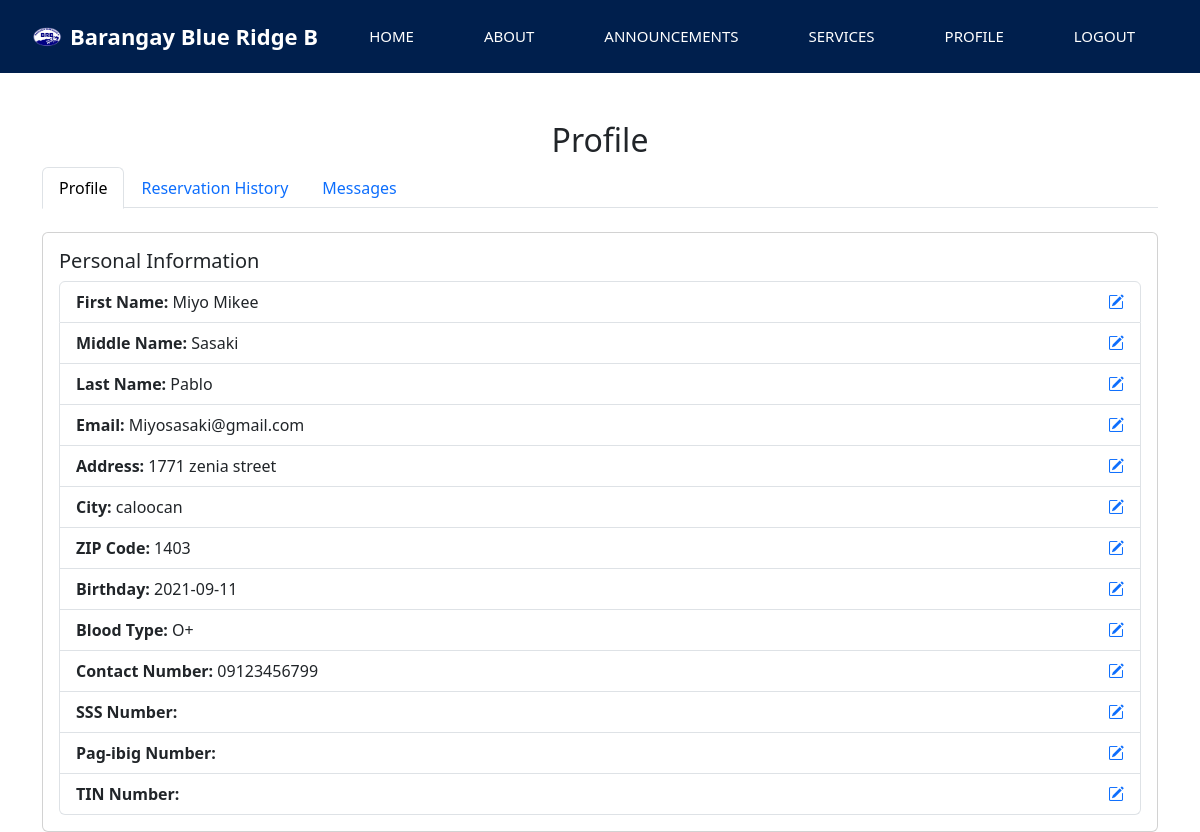
Page /profile.php (signed in) on the committed database.
### tables this page shows
CREATE TABLE `users` (
  `id` int(11) NOT NULL,
  `first_name` varchar(50) NOT NULL,
  `middle_name` varchar(50) DEFAULT NULL,
  `last_name` varchar(50) NOT NULL,
  `email` varchar(100) NOT NULL,
  `contact_number` varchar(15) DEFAULT NULL,
  `password` varchar(255) NOT NULL,
  `address` varchar(255) DEFAULT NULL,
  `city` varchar(50) DEFAULT NULL,
  `zip_code` varchar(10) DEFAULT NULL,
  `birthday` date DEFAULT NULL,
  `blood_type` varchar(3) DEFAULT NULL,
  `sss_number` varchar(20) DEFAULT NULL,
  `pagibig_number` varchar(20) DEFAULT NULL,
  `tin_number` varchar(20) DEFAULT NULL,
  `status` enum('active','inactive') DEFAULT 'active'
);

### profile.php (the view, shortened to what this page needs)
<?php
require 'db.php';
$stmt = $pdo->prepare("SELECT * FROM users WHERE id = ?");
$stmt->execute([$_SESSION['user_id']]);
$user = $stmt->fetch(PDO::FETCH_ASSOC);
?>
<!DOCTYPE html>
<html lang="en">
<head>
    <link rel="stylesheet" href="css/bootstrap.css">
    <link rel="stylesheet" href="css/style.css">
    <link href="https://cdn.jsdelivr.net/npm/bootstrap-icons/font/bootstrap-icons.css" rel="stylesheet">
    <link rel="stylesheet" type="text/css" href="https://cdnjs.cloudflare.com/ajax/libs/OwlCarousel2/2.1.3/assets/owl.carousel.min.css" />
    <link rel="stylesheet" type="text/css" href="css/bootstrap.css" />
    <link href="css/style.css" rel="stylesheet" />
    <link href="css/responsive.css" rel="stylesheet" />
    <link href="https://cdn.jsdelivr.net/npm/bootstrap@5.3.0-alpha1/dist/css/bootstrap.min.css" rel="stylesheet">
    <link rel="stylesheet" href="css/profile.css">
</head>
<body>
    <?php include 'header.php'; ?>
    <div class="container mt-5 profile-container">
        <h2 class="text-center">Profile</h2>
        <ul class="nav nav-tabs" id="profileTabs" role="tablist">
            <li class="nav-item">
                <a class="nav-link active" id="profile-tab" data-toggle="tab" href="#profile" role="tab" aria-controls="profile" aria-selected="true">Profile</a>
            </li>
            <li class="nav-item">
                <a class="nav-link" id="reservation-tab" data-toggle="tab" href="#reservation" role="tab" aria-controls="reservation" aria-selected="false">Reservation History</a>
            </li>
            <li class="nav-item">
                <a class="nav-link" id="messages-tab" data-toggle="tab" href="#messages" role="tab" aria-controls="messages" aria-selected="false">Messages</a>
            </li>
        </ul>
        <div class="tab-content mt-4" id="profileTabsContent">
            <div class="tab-pane fade show active" id="profile" role="tabpanel" aria-labelledby="profile-tab">
                <div class="card">
                    <div class="card-body">
                        <h5 class="card-title">Personal Information</h5>
                        <ul class="list-group">
                            <li class="list-group-item">
                                <strong>First Name:</strong> <?php echo htmlspecialchars($user['first_name']); ?>
                                <a href="#" class="float-right text-primary edit-button"
                                data-variable-name="First Name"
                                data-current-value="<?php echo htmlspecialchars($user['first_name']); ?>">
                                    <i class="bi bi-pencil-square"></i>
                                </a>
                            </li>
                            <li class="list-group-item">
                                <strong>Middle Name:</strong> <?php echo htmlspecialchars($user['middle_name']); ?>
                                <a href="#" class="float-right text-primary edit-button"
                                data-variable-name="Middle Name"
                                data-current-value="<?php echo htmlspecialchars($user['middle_name']); ?>">
                                    <i class="bi bi-pencil-square"></i>
                                </a>
                            </li>
                            <li class="list-group-item">
                                <strong>Last Name:</strong> <?php echo htmlspecialchars($user['last_name']); ?>
                                <a href="#" class="float-right text-primary edit-button"
                                data-variable-name="Last Name"
                                data-current-value="<?php echo htmlspecialchars($user['last_name']); ?>">
                                    <i class="bi bi-pencil-square"></i>
                                </a>
                            </li>
                            <li class="list-group-item">
                                <strong>Email:</strong> <?php echo htmlspecialchars($user['email']); ?>
                                <a href="#" class="float-right text-primary edit-button"
                                data-variable-name="Email"
                                data-current-value="<?php echo htmlspecialchars($user['email']); ?>">
                                    <i class="bi bi-pencil-square"></i>
                                </a>
                            </li>
                            <li class="list-group-item">
                                <strong>Address:</strong> <?php echo htmlspecialchars($user['address']); ?>
                                <a href="#" class="float-right text-primary edit-button"
                                data-variable-name="Address"
                                data-current-value="<?php echo htmlspecialchars($user['address']); ?>">
                                    <i class="bi bi-pencil-square"></i>
                                </a>
                            </li>
                            <li class="list-group-item">
                                <strong>City:</strong> <?php echo htmlspecialchars($user['city']); ?>
                                <a href="#" class="float-right text-primary edit-button"
                                data-variable-name="City"
                                data-current-value="<?php echo htmlspecialchars($user['city']); ?>">
                                    <i class="bi bi-pencil-square"></i>
                                </a>
                            </li>
                            <li class="list-group-item">
                                <strong>ZIP Code:</strong> <?php echo htmlspecialchars($user['zip_code']); ?>
                                <a href="#" class="float-right text-primary edit-button"
                                data-variable-name="ZIP Code"
                                data-current-value="<?php echo htmlspecialchars($user['zip_code']); ?>">
                                    <i class="bi bi-pencil-square"></i>
                                </a>
                            </li>
                            <li class="list-group-item">
                                <strong>Birthday:</strong> <?php echo htmlspecialchars($user['birthday']); ?>
                                <a href="#" class="float-right text-primary edit-button"
                                data-variable-name="Birthday"
                                data-current-value="<?php echo htmlspecialchars($user['birthday']); ?>">
                                    <i class="bi bi-pencil-square"></i>
                                </a>
                            </li>
                            <li class="list-group-item">
                                <strong>Blood Type:</strong> <?php echo htmlspecialchars($user['blood_type']); ?>
                                <a href="#" class="float-right text-primary edit-button"
                                data-variable-name="Blood Type"
                                data-current-value="<?php echo htmlspecialchars($user['blood_type']); ?>">
                                    <i class="bi bi-pencil-square"></i>
                                </a>
                            </li>
                            <li class="list-group-item">
                                <strong>Contact Number:</strong> <?php echo htmlspecialchars($user['contact_number']); ?>
                                <a href="#" class="float-right text-primary edit-button"
                                   data-variable-name="Contact Number"
                                   data-current-value="<?php echo htmlspecialchars($user['contact_number']); ?>">
                                    <i class="bi bi-pencil-square"></i>
                                </a>
                            </li>
                            <li class="list-group-item">
                                <strong>SSS Number:</strong> <?php echo htmlspecialchars($user['sss_number'] ?? 'Not Provided'); ?>
                                <a href="#" class="float-right text-primary edit-button"
                                   data-variable-name="SSS Number"
                                   data-current-value="<?php echo htmlspecialchars($user['sss_number']); ?>">
                                    <i class="bi bi-pencil-square"></i>
                                </a>
                            </li>
                            <li class="list-group-item">
                                <strong>Pag-ibig Number:</strong> <?php echo htmlspecialchars($user['pagibig_number'] ?? 'Not Provided'); ?>
                                <a href="#" class="float-right text-primary edit-button"
                                   data-variable-name="Pag-ibig Number"
                                   data-current-value="<?php echo htmlspecialchars($user['pagibig_number']); ?>">
                                    <i class="bi bi-pencil-square"></i>
                                </a>
                            </li>
                            <li class="list-group-item">
                                <strong>TIN Number:</strong> <?php echo htmlspecialchars($user['tin_number'] ?? 'Not Provided'); ?>
                                <a href="#" class="float-right text-primary edit-button"
                                   data-variable-name="TIN Number"
                                   data-current-value="<?php echo htmlspecialchars($user['tin_number']); ?>">
                                    <i class="bi bi-pencil-square"></i>
                                </a>
                            </li>
                        </ul>
                    </div>
                </div>
            </div>
        </div>
    </div>
</body>
</html>

### css/style.css (style rules this page uses)
body { font-family: "Poppins", sans-serif; color: #0c0c0c; background-color: #ffffff; }
a, a:hover, a:focus { text-decoration: none; }

### css/responsive.css (style rules this page uses)
@media (min-width: 1200px) { .container { max-width: 1170px; } }

### profile.css (style rules this page uses)
.profile-container { margin-top: 80px; }

### rows in the picture
users: first_name "Miyo Mikee", middle_name "Sasaki", last_name "Pablo", email "Miyosasaki@gmail.com", address "1771 zenia street", city "caloocan", zip_code "1403", birthday "2021-09-11", blood_type "O+", contact_number "09123456799"
